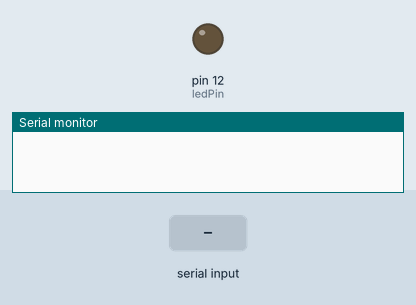
Bench run of a sketch on a simulated Arduino Uno, built with avr-gcc and run on an emulated ATmega328P. Parts: output pins drawn as LEDs (lit = HIGH), the last lines printed to the serial monitor. Inputs (shaded band) come from the test bench.

Above: at 1.2 s.
1.3 s: "1" received over Serial
At 2.2 s:
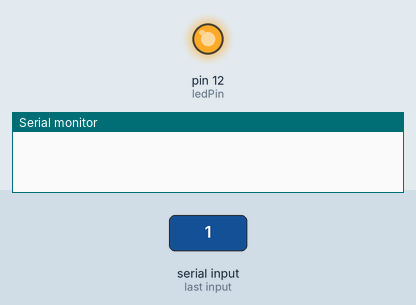
2.8 s: "2" received over Serial
At 3.4 s:
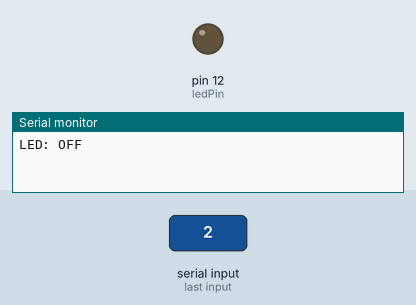
Timing chart, 0 to 5.8 s (numbered marks = the images above; inputs shaded):
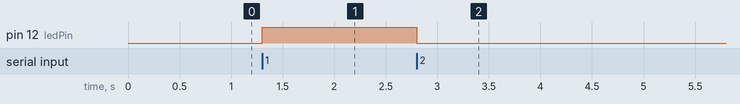

Measured:
- after the input at 1.3 s, pin 12 (ledPin): LOW → HIGH at once
- after the input at 2.8 s, pin 12 (ledPin): HIGH → LOW at once

The sketch:

bluetooth.ino
```cpp
 const int ledPin =12;
  char state =  '2';
  void setup() {
  pinMode(ledPin, OUTPUT);
  digitalWrite(ledPin, LOW);
  Serial.begin(9600); // Default communication rate of the Bluetooth module
  }

  void loop() {
 if(Serial.available() > 0){ // Checks whether data is comming from the serial port
 state = Serial.read(); // Reads the data from the serial port
 if (state == '2') {
 digitalWrite(ledPin, LOW); // Turn LED OFF
 Serial.println("LED: OFF"); // Send back, to the phone, the String "LED: ON"
 state = 0;
 }
 else if (state == '1') {
 digitalWrite(ledPin, HIGH);}}
  }
```
